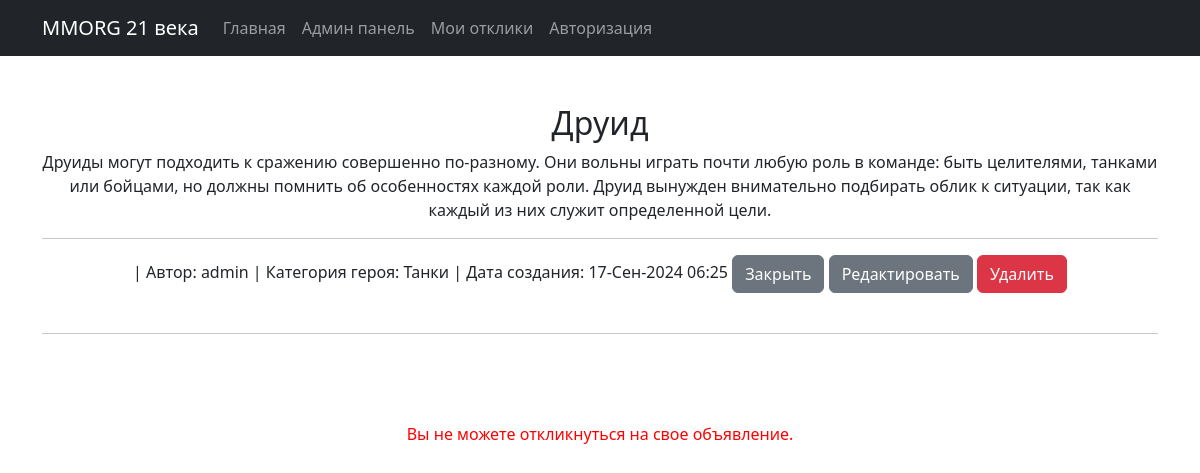
Screenshot of /6 (signed in) with the database file from the repository.
### board/models.py (models this page shows, shortened)
class Message(models.Model):
    author = models.ForeignKey(
        User,
        related_name='message_owner',
        on_delete=models.CASCADE,
        verbose_name="Создатель героя")
    date_create = models.DateTimeField(auto_now_add=True)
    title = models.CharField(verbose_name='Заголовок', max_length=200)
    content = models.TextField(blank=True, null=True)
    message_media = models.FileField(verbose_name='Добавление медиафайлов',
                                     upload_to='media/', blank=True, null=True)
    def __init__(self, *args, **kwargs):
        super().__init__(*args, **kwargs)
    tanks = 'TN'
    hills = 'HL'
    dd = 'DD'
    merchants = 'MR'
    gild_masters = 'GM'
    quest_givers = 'QG'
    blacksmiths = 'BS'
    potions_brewers = 'PB'
    spell_masters = 'SM'
    CATEGORIES = [
        (tanks, 'Танки'),
        (hills, 'Хилы'),
        (dd, 'ДД'),
        (merchants, 'Торговцы'),
        (gild_masters, 'Гилдмастеры'),
        (quest_givers, 'Квестгиверы'),
        (blacksmiths, 'Кузнецы'),
        (potions_brewers, 'Зельевары'),
        (spell_masters, 'Мастера заклинаний'),
    ]
    category = models.CharField(verbose_name='Категория',
                                max_length=2,
                                choices=CATEGORIES, default=tanks)

### board/views.py (the view)
# urls.py: path('<int:pk>', MessageDetail.as_view(), name='message_detail'),
class MessageDetail(DetailView):
    model = Message
    template_name = 'message.html'
    context_object_name = 'message'
    def get_context_data(self, **kwargs):
        context = super().get_context_data(**kwargs)
        mes_id = self.kwargs.get('pk')
        context['respond'] = "Откликнулся" if UserResponse.objects.filter(
            author=self.request.user,
            id=mes_id) else "Мое_объявление" \
            if self.request.user == self.get_object().author else None
        return context

### templates/message.html (shortened to what this page needs)
{% extends 'flatpages/default.html' %}
{% block content %}
    <br><br>
        <h2>{{ message.title }}</h2>
        <span>{{ message.content }}<br></span>
<hr>
    <span>| Автор: {{ message.author }}</span>
    <span>| Категория героя: {{ message.get_category_display }}</span>
    <span>| Дата создания: {{ message.date_create|date:'d-M-Y H:i' }}</span>
    <a class="btn btn-secondary" href="{% url 'index' %}" role="button">Закрыть</a>
    <a class="btn btn-secondary" href="{% url 'message_edit' message.id %}" role="button">Редактировать</a>
    <a class="btn btn-danger" href="{% url 'message_delete' message.id %}" role="button">Удалить</a>
    <br><br>
<hr>
<br>
    {% if user.is_authenticated %}
    <br><br>
        {% if respond == "Откликнулся" %}
            <span style="color:red">Вы откликнулись на это объявление.</span><br>
            <a href="{% url 'responses' %}">Посмотреть свои отклики</a>
        {% elif respond == "Мое_объявление" %}
            <span style="color:red">Вы не можете откликнуться на свое объявление.</span><br>
        {% else %}
            <a class="btn btn-secondary" href="{% url 'respond' message.id %}" role="button">Откликнуться</a>
        {% endif %}
    {% endif %}
    <br><br>
{% endblock content %}

### rows the page displays
Message: title "Друид", content "Друиды могут подходить к сражению совершенно по-разному. Они вольны играть почти любую роль в команде: быть целителями, танками или бойцами, но должны помнить об особенностях каждой роли. Друид вынужден внимательно подбирать облик к ситуации, так как каждый из них служит определенной цели.", author "admin", category "Танки", date_create "17-Сен-2024 06:25"
